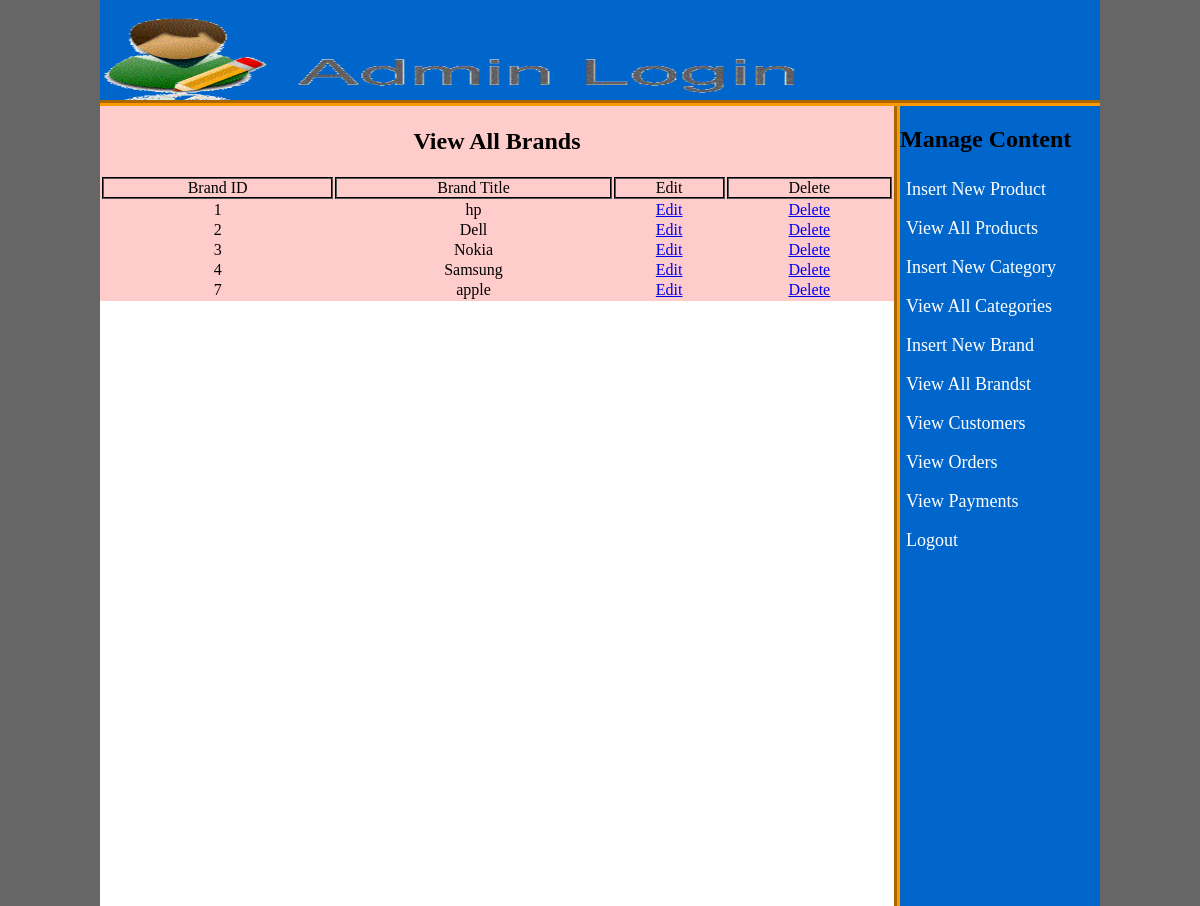
Page /admin_area/index.php?view_brands (signed in) on the committed database.
### tables this page shows
CREATE TABLE IF NOT EXISTS `brands` (
  `brand_id` int(10) NOT NULL AUTO_INCREMENT,
  `brand_title` text NOT NULL,
  PRIMARY KEY (`brand_id`)
);

### admin_area/view_brands.php (the view, shortened to what this page needs)
<?php
if(!isset($_SESSION['admin_email'])){
    echo "<script>window.open('login.php','_self')</script>";
}
else
{
    ?>
<!DOCTYPE html>
<html lang="en">
<head>
</head>
<body>
    <table width="794" bgcolor="#FFCCCC" align="center">
       <tr align="center">
    <td colspan="4"><h2>View All Brands</h2></td>
</tr>
<tr>
    <th>Brand ID</th>
    <th>Brand Title</th>
    <th>Edit</th>
    <th>Delete</th>
</tr>
<?php
        include("includes/db.php");
        $get_brands="select * from brands";
        $run_brands=mysqli_query($connection,$get_brands);
        while($row_brands=mysqli_fetch_array($run_brands)){
          $brand_id=$row_brands['brand_id'];
          $brand_title=$row_brands['brand_title'];
        ?>
<tr align="center">
       <td><?php echo $brand_id ?></td>
       <td><?php echo $brand_title ?></td>
       <td><a href="index.php?edit_brand=<?php echo $brand_id ?>">Edit</a></td>
        <td><a href="delete_brand.php?delete_brand=<?php echo $brand_id ?>">Delete</a>
        </tr>
        <?php  } ?>
    </table>
</body>
</html>
<?php } ?>

### admin_area/styles/style.css (style rules this page uses)
html, body, div, span, applet, object, iframe, blockquote, pre, a, abbr, acronym, address, big, cite, code, del, dfn, em, img, ins, kbd, q, s, samp, small, strike, strong, sub, sup, tt, var, b, u, i, center, dl, dt, dd, ol, ul, li, fieldset, form, label, legend, table, caption, tbody, tfoot, thead, tr, th, td, article, aside, canvas, details, embed, figure, figcaption, footer, header, hgroup, menu, nav, output, ruby, section, summary, time, mark, audio, video { margin: 0; padding: 0; border: 0; font-size: 100%; font: inherit; vertical-align: baseline; }
body { background: #666; }

### admin_area/view_brands.php (style rules this page uses)
tr,th { border: 2px groove #000; }

### rows in the picture
brands: brand_id "1", brand_title "hp"
brands: brand_id "2", brand_title "Dell"
brands: brand_id "3", brand_title "Nokia"
brands: brand_id "4", brand_title "Samsung"
brands: brand_id "7", brand_title "apple"
